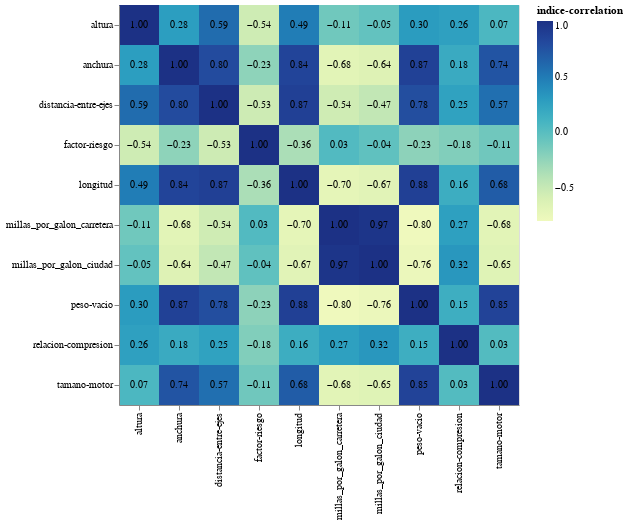

Notebook cell for this chart:
### Markdown cell above
Un mapa de calor nos permite visualizar, de manera más clara, el nivel de correlación que hallamos con el trozo de código anterior. El siguiente código despliega el gráfico utilizando la librería ```altair```.

### Code cell
# Grafica del mapa de calor
chart = alt.Chart(correlation).mark_rect().encode(
    x=alt.X('variable1', title=None),
    y=alt.Y('variable2', title=None),
    # El color de cada casilla dependerá del índice de correlación hallado
    color=alt.Color('indice-correlation'),
).properties(
    # Establecemos el tamaño del gráfico
    width=alt.Step(40),
    height=alt.Step(40)
)

# Personalizamos el tamaño del texto de las casillas internas
chart += chart.mark_text(size=10).encode(
    # Establecemos el formato de la barra de temperatura
    text=alt.Text('indice-correlation', format=".2f"),
    color=alt.condition(
        "datum.correlation > 0.5",
        alt.value('white'),
        alt.value('black')
    )
)

# Desplegamos el gráfico
chart

### Figure 1 — Vega-Lite specification as saved in the notebook (floating-point values rounded to 4 significant figures)
{"config": {"view": {"continuousWidth": 400, "continuousHeight": 300}}, "layer": [{"mark": "rect", "encoding": {"color": {"field": "indice-correlation", "type": "quantitative"}, "x": {"field": "variable1", "title": null, "type": "nominal"}, "y": {"field": "variable2", "title": null, "type": "nominal"}}, "height": {"step": 40}, "width": {"step": 40}}, {"mark": {"type": "text", "size": 10}, "encoding": {"color": {"condition": {"value": "white", "test": "datum.correlation > 0.5"}, "value": "black"}, "text": {"field": "indice-correlation", "format": ".2f", "type": "quantitative"}, "x": {"field": "variable1", "title": null, "type": "nominal"}, "y": {"field": "variable2", "title": null, "type": "nominal"}}, "height": {"step": 40}, "width": {"step": 40}}], "data": {"name": "data-3db03213d4fa975faa9425553bfad4ae"}, "$schema": "https://vega.github.io/schema/vega-lite/v4.17.0.json", "datasets": {"data-3db03213d4fa975faa9425553bfad4ae": [{"variable1": "factor-riesgo", "variable2": "factor-riesgo", "indice-correlation": 1.0}, {"variable1": "distancia-entre-ejes", "variable2": "factor-riesgo", "indice-correlation": -0.532}, {"variable1": "longitud", "variable2": "factor-riesgo", "indice-correlation": -0.3576}, {"variable1": "anchura", "variable2": "factor-riesgo", "indice-correlation": -0.2329}, {"variable1": "altura", "variable2": "factor-riesgo", "indice-correlation": -0.541}, {"variable1": "peso-vacio", "variable2": "factor-riesgo", "indice-correlation": -0.2277}, {"variable1": "tamano-motor", "variable2": "factor-riesgo", "indice-correlation": -0.1058}, {"variable1": "relacion-compresion", "variable2": "factor-riesgo", "indice-correlation": -0.1785}, {"variable1": "millas_por_galon_ciudad", "variable2": "factor-riesgo", "indice-correlation": -0.03582}, {"variable1": "millas_por_galon_carretera", "variable2": "factor-riesgo", "indice-correlation": 0.03461}, {"variable1": "factor-riesgo", "variable2": "distancia-entre-ejes", "indice-correlation": -0.532}, {"variable1": "distancia-entre-ejes", "variable2": "distancia-entre-ejes", "indice-correlation": 1.0}, {"variable1": "longitud", "variable2": "distancia-entre-ejes", "indice-correlation": 0.8746}, {"variable1": "anchura", "variable2": "distancia-entre-ejes", "indice-correlation": 0.7951}, {"variable1": "altura", "variable2": "distancia-entre-ejes", "indice-correlation": 0.5894}, {"variable1": "peso-vacio", "variable2": "distancia-entre-ejes", "indice-correlation": 0.7764}, {"variable1": "tamano-motor", "variable2": "distancia-entre-ejes", "indice-correlation": 0.5693}, {"variable1": "relacion-compresion", "variable2": "distancia-entre-ejes", "indice-correlation": 0.2498}, {"variable1": "millas_por_galon_ciudad", "variable2": "distancia-entre-ejes", "indice-correlation": -0.4704}, {"variable1": "millas_por_galon_carretera", "variable2": "distancia-entre-ejes", "indice-correlation": -0.5441}, {"variable1": "factor-riesgo", "variable2": "longitud", "indice-correlation": -0.3576}, {"variable1": "distancia-entre-ejes", "variable2": "longitud", "indice-correlation": 0.8746}, {"variable1": "longitud", "variable2": "longitud", "indice-correlation": 1.0}, {"variable1": "anchura", "variable2": "longitud", "indice-correlation": 0.8411}, {"variable1": "altura", "variable2": "longitud", "indice-correlation": 0.491}, {"variable1": "peso-vacio", "variable2": "longitud", "indice-correlation": 0.8777}, {"variable1": "tamano-motor", "variable2": "longitud", "indice-correlation": 0.6834}, {"variable1": "relacion-compresion", "variable2": "longitud", "indice-correlation": 0.1584}, {"variable1": "millas_por_galon_ciudad", "variable2": "longitud", "indice-correlation": -0.6709}, {"variable1": "millas_por_galon_carretera", "variable2": "longitud", "indice-correlation": -0.7047}, {"variable1": "factor-riesgo", "variable2": "anchura", "indice-correlation": -0.2329}, {"variable1": "distancia-entre-ejes", "variable2": "anchura", "indice-correlation": 0.7951}, {"variable1": "longitud", "variable2": "anchura", "indice-correlation": 0.8411}, {"variable1": "anchura", "variable2": "anchura", "indice-correlation": 1.0}, {"variable1": "altura", "variable2": "anchura", "indice-correlation": 0.2792}, {"variable1": "peso-vacio", "variable2": "anchura", "indice-correlation": 0.867}, {"variable1": "tamano-motor", "variable2": "anchura", "indice-correlation": 0.7354}, {"variable1": "relacion-compresion", "variable2": "anchura", "indice-correlation": 0.1811}, {"variable1": "millas_por_galon_ciudad", "variable2": "anchura", "indice-correlation": -0.6427}, {"variable1": "millas_por_galon_carretera", "variable2": "anchura", "indice-correlation": -0.6772}, {"variable1": "factor-riesgo", "variable2": "altura", "indice-correlation": -0.541}, {"variable1": "distancia-entre-ejes", "variable2": "altura", "indice-correlation": 0.5894}, {"variable1": "longitud", "variable2": "altura", "indice-correlation": 0.491}, {"variable1": "anchura", "variable2": "altura", "indice-correlation": 0.2792}, {"variable1": "altura", "variable2": "altura", "indice-correlation": 1.0}, {"variable1": "peso-vacio", "variable2": "altura", "indice-correlation": 0.2956}, {"variable1": "tamano-motor", "variable2": "altura", "indice-correlation": 0.06715}, {"variable1": "relacion-compresion", "variable2": "altura", "indice-correlation": 0.2612}, {"variable1": "millas_por_galon_ciudad", "variable2": "altura", "indice-correlation": -0.04864}, {"variable1": "millas_por_galon_carretera", "variable2": "altura", "indice-correlation": -0.1074}, {"variable1": "factor-riesgo", "variable2": "peso-vacio", "indice-correlation": -0.2277}, {"variable1": "distancia-entre-ejes", "variable2": "peso-vacio", "indice-correlation": 0.7764}, {"variable1": "longitud", "variable2": "peso-vacio", "indice-correlation": 0.8777}, {"variable1": "anchura", "variable2": "peso-vacio", "indice-correlation": 0.867}, {"variable1": "altura", "variable2": "peso-vacio", "indice-correlation": 0.2956}, {"variable1": "peso-vacio", "variable2": "peso-vacio", "indice-correlation": 1.0}, {"variable1": "tamano-motor", "variable2": "peso-vacio", "indice-correlation": 0.8506}, {"variable1": "relacion-compresion", "variable2": "peso-vacio", "indice-correlation": 0.1514}, {"variable1": "millas_por_galon_ciudad", "variable2": "peso-vacio", "indice-correlation": -0.7574}, {"variable1": "millas_por_galon_carretera", "variable2": "peso-vacio", "indice-correlation": -0.7975}, {"variable1": "factor-riesgo", "variable2": "tamano-motor", "indice-correlation": -0.1058}, {"variable1": "distancia-entre-ejes", "variable2": "tamano-motor", "indice-correlation": 0.5693}, {"variable1": "longitud", "variable2": "tamano-motor", "indice-correlation": 0.6834}, {"variable1": "anchura", "variable2": "tamano-motor", "indice-correlation": 0.7354}, {"variable1": "altura", "variable2": "tamano-motor", "indice-correlation": 0.06715}, {"variable1": "peso-vacio", "variable2": "tamano-motor", "indice-correlation": 0.8506}, {"variable1": "tamano-motor", "variable2": "tamano-motor", "indice-correlation": 1.0}, {"variable1": "relacion-compresion", "variable2": "tamano-motor", "indice-correlation": 0.02897}, {"variable1": "millas_por_galon_ciudad", "variable2": "tamano-motor", "indice-correlation": -0.6537}, {"variable1": "millas_por_galon_carretera", "variable2": "tamano-motor", "indice-correlation": -0.6775}, {"variable1": "factor-riesgo", "variable2": "relacion-compresion", "indice-correlation": -0.1785}, {"variable1": "distancia-entre-ejes", "variable2": "relacion-compresion", "indice-correlation": 0.2498}, {"variable1": "longitud", "variable2": "relacion-compresion", "indice-correlation": 0.1584}, {"variable1": "anchura", "variable2": "relacion-compresion", "indice-correlation": 0.1811}, {"variable1": "altura", "variable2": "relacion-compresion", "indice-correlation": 0.2612}, {"variable1": "peso-vacio", "variable2": "relacion-compresion", "indice-correlation": 0.1514}, {"variable1": "tamano-motor", "variable2": "relacion-compresion", "indice-correlation": 0.02897}, {"variable1": "relacion-compresion", "variable2": "relacion-compresion", "indice-correlation": 1.0}, {"variable1": "millas_por_galon_ciudad", "variable2": "relacion-compresion", "indice-correlation": 0.3247}, {"variable1": "millas_por_galon_carretera", "variable2": "relacion-compresion", "indice-correlation": 0.2652}, {"variable1": "factor-riesgo", "variable2": "millas_por_galon_ciudad", "indice-correlation": -0.03582}, {"variable1": "distancia-entre-ejes", "variable2": "millas_por_galon_ciudad", "indice-correlation": -0.4704}, {"variable1": "longitud", "variable2": "millas_por_galon_ciudad", "indice-correlation": -0.6709}, {"variable1": "anchura", "variable2": "millas_por_galon_ciudad", "indice-correlation": -0.6427}, {"variable1": "altura", "variable2": "millas_por_galon_ciudad", "indice-correlation": -0.04864}, {"variable1": "peso-vacio", "variable2": "millas_por_galon_ciudad", "indice-correlation": -0.7574}, {"variable1": "tamano-motor", "variable2": "millas_por_galon_ciudad", "indice-correlation": -0.6537}, {"variable1": "relacion-compresion", "variable2": "millas_por_galon_ciudad", "indice-correlation": 0.3247}, {"variable1": "millas_por_galon_ciudad", "variable2": "millas_por_galon_ciudad", "indice-correlation": 1.0}, {"variable1": "millas_por_galon_carretera", "variable2": "millas_por_galon_ciudad", "indice-correlation": 0.9713}, {"variable1": "factor-riesgo", "variable2": "millas_por_galon_carretera", "indice-correlation": 0.03461}, {"variable1": "distancia-entre-ejes", "variable2": "millas_por_galon_carretera", "indice-correlation": -0.5441}, {"variable1": "longitud", "variable2": "millas_por_galon_carretera", "indice-correlation": -0.7047}, {"variable1": "anchura", "variable2": "millas_por_galon_carretera", "indice-correlation": -0.6772}, {"variable1": "altura", "variable2": "millas_por_galon_carretera", "indice-correlation": -0.1074}, {"variable1": "peso-vacio", "variable2": "millas_por_galon_carretera", "indice-correlation": -0.7975}, {"variable1": "tamano-motor", "variable2": "millas_por_galon_carretera", "indice-correlation": -0.6775}, {"variable1": "relacion-compresion", "variable2": "millas_por_galon_carretera", "indice-correlation": 0.2652}, {"variable1": "millas_por_galon_ciudad", "variable2": "millas_por_galon_carretera", "indice-correlation": 0.9713}, {"variable1": "millas_por_galon_carretera", "variable2": "millas_por_galon_carretera", "indice-correlation": 1.0}]}}
